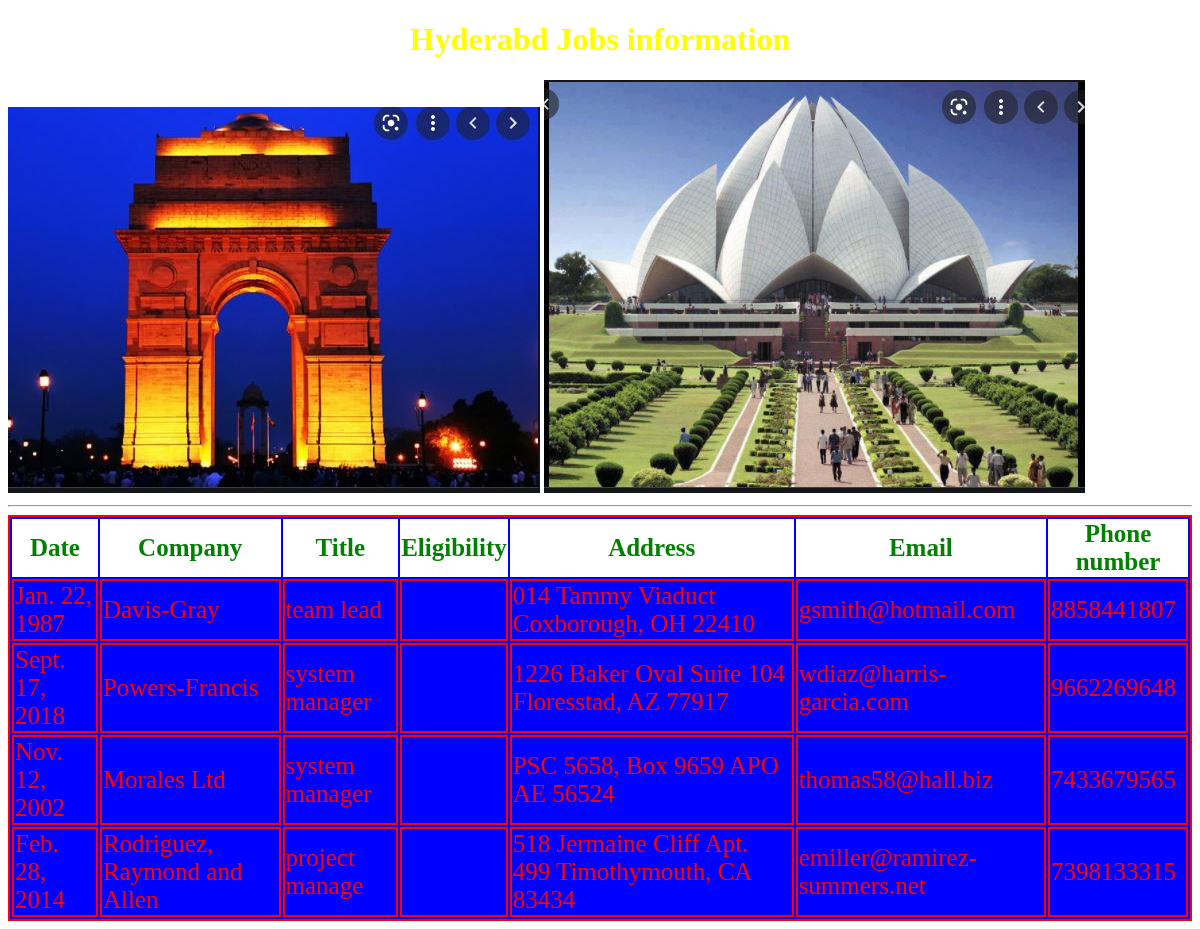
Screenshot of /hydjobs/ with the database file from the repository.
### testapp/models.py (models this page shows, shortened)
class hyjobs (models.Model):
	date=models.DateField();
	company=models.CharField(max_length=100);
	title= models.CharField(max_length=100);
	eligibility= models.CharField(max_length=100);
	address= models.CharField(max_length=100);
	email=models.EmailField();
	phonenumber=models.IntegerField()

### testapp/views.py (the view)
# urls.py: url(r'^hydjobs/',views.hydjobs ),
def hydjobs (request):
    job_list=hyjobs.objects.all()
    my_dict={'job_list': job_list}
    return render(request,'testapp/hydjobs.html',context=my_dict)

### templates/testapp/hydjobs.html (shortened to what this page needs)
<!DOCTYPE html>
{% load static %}
<html lang="en" dir="ltr">
<head>
    <link rel="stylesheet" href="{% static '/css/demo.css'%}">
</head>
<body>
    <h1>Hyderabd Jobs information</h1>
    <img src ="{%static "images/indiaGate.jpg" %}" alt="">
    <img src ="{%static "images/lotusTemple.jpg" %}" alt="">
    <hr>
    {% if job_list %}
    <table id='tab'>
        <thead>
            <th>Date</th>
            <th>Company</th>
            <th>Title</th>
            <th>Eligibility</th>
            <th>Address</th>
            <th>Email</th>
            <th>Phone number</th>
        </thead>
        {%for job in job_list %}
    <tr>
        <td>{{job.date}}</td>
        <td>{{job.company}}</td>
        <td>{{job.title}}</td>
        <td>{{job.elegibility}}</td>
        <td>{{job.address}}</td>
        <td>{{job.email}}</td>
        <td>{{job.phonenumber}}</td>
    </tr>
    {% endfor %}
    </table>
    {% else %}
    <p> no jobs found in hyderabad</p>
    {% endif %}
</body>
</html>

### static/css/demo.css (style rules this page uses)
body { background: url(https://images.unsplash.com/photo-1586348943529-beaae6c28db9?ixid=MnwxMjA3fDB8MHxwaG90by1wYWdlfHx8fGVufDB8fHx8&ixlib=rb-1.2.1&auto=format&fit=crop&w=358&q=80); background-repeat: no-repeat; background-size: cover; }
h1 { color:yellow; text-align: center; }
td,table { margin: auto; border: 2px solid red; color:red; background: blue; font-size: 25px; }
thead { background: white; color: green; }

### rows the page displays
hyjobs: date "Jan. 22, 1987", company "Davis-Gray", title "team lead", address "014 Tammy Viaduct Coxborough, OH 22410", email "gsmith@hotmail.com", phonenumber "8858441807"
hyjobs: date "Sept. 17, 2018", company "Powers-Francis", title "system manager", address "1226 Baker Oval Suite 104 Floresstad, AZ 77917", email "wdiaz@harris-garcia.com", phonenumber "9662269648"
hyjobs: date "Nov. 12, 2002", company "Morales Ltd", title "system manager", address "PSC 5658, Box 9659 APO AE 56524", email "thomas58@hall.biz", phonenumber "7433679565"
hyjobs: date "Feb. 28, 2014", company "Rodriguez, Raymond and Allen", title "project manage", address "518 Jermaine Cliff Apt. 499 Timothymouth, CA 83434", email "emiller@ramirez-summers.net", phonenumber "7398133315"
